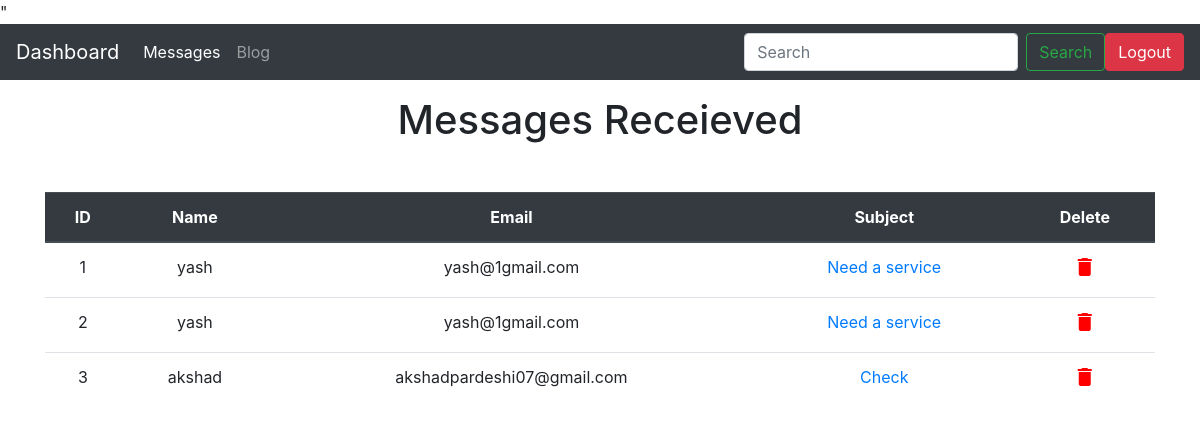
Page /dashboard/ (signed in) on the earlier database version.
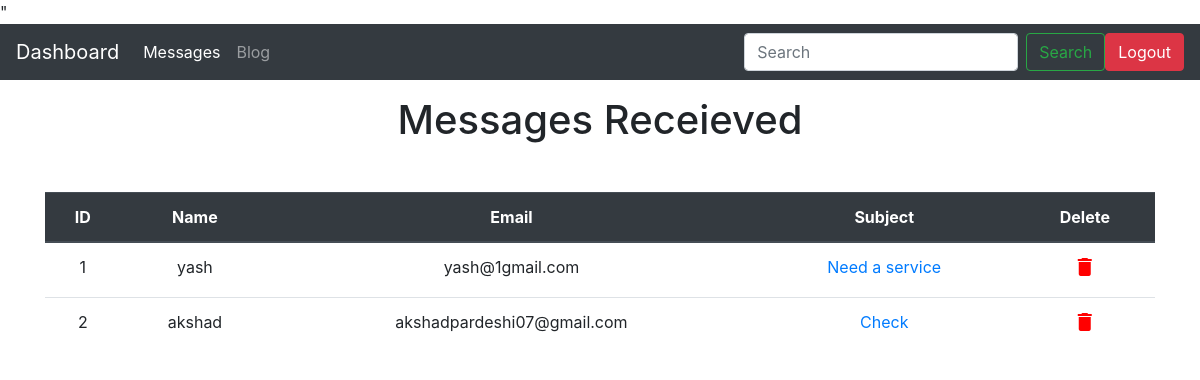
Same page on the later database version.
### website/models.py (models this page shows, shortened)
class Contact(models.Model):
    name = models.CharField(max_length=50)
    email = models.EmailField(max_length=50)
    subject = models.CharField(max_length=50)
    message = models.TextField()

### dashboard/views.py (the view)
# urls.py: path('',views.DashboardView.as_view(), name='messages'),
class DashboardView (generic.ListView):
    model = Contact
    template_name = "dashboard/contacts.html"
    context_object_name = 'contacts'
    @method_decorator(login_required)
    def dispatch(self, *args, **kwargs):
        return super(DashboardView, self).dispatch( *args, **kwargs)
    def get_queryset(self):
        return Contact.objects.order_by("id")

### dashboard/templates/dashboard/contacts.html (shortened to what this page needs)
{% extends 'dashboard/base.html' %}
{% block contacts %}
<div class = "heading mt-3"><center><h1>Messages Receieved</h1></center></div>
<div class = "container mt-5">
<table class="table table-hover">
    <thead class = "thead-dark">
    <tr>
      <th scope="col">ID</th>
      <th scope="col">Name</th>
      <th scope="col">Email</th>
      <th scope="col">Subject</th>
      <th scope="col">Delete</th>
    </tr>
   </thead>
   <tbody>
    {% for contact in contacts %}
    <tr function()>
      <td>{{forloop.counter}}</td>
      <td>{{contact.name}}</td>
      <td>{{contact.email}}</td>
      <td><a href = "{% url 'dashboard:receivedmsg' contact.id %}">{{contact.subject}}</a></td>
      <td><a href="{% url 'dashboard:deletemsg' contact.id %}" class="delete"><i class="material-icons" style="color:red";>&#xe872</a></td>
    </tr>
    {% empty %}
    <p>No Messages Receieved</p>
    {% endfor %}
   </tbody>
</table>
{% endblock %}

Differences in the rows shown:
removed Contact: name "yash", email "yash@1gmail.com", subject "Need a service"
